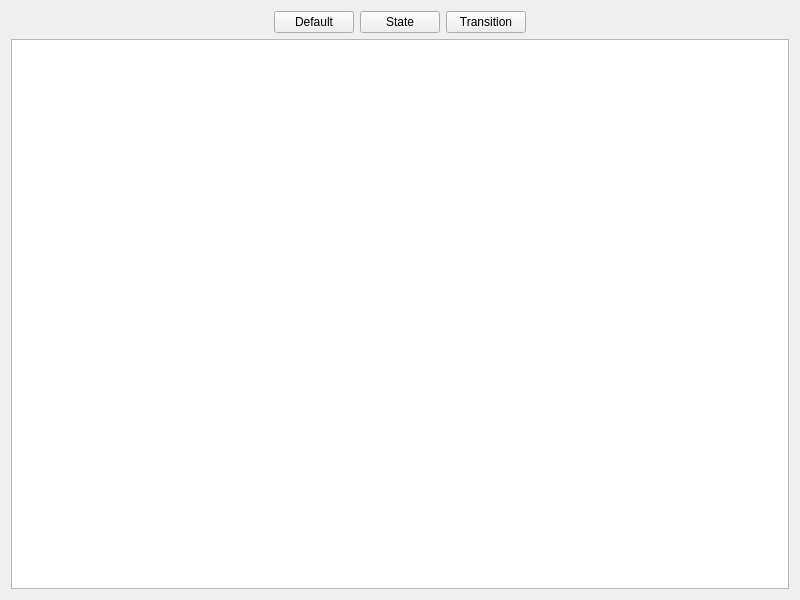
<?xml version="1.0" encoding="UTF-8"?>
<ui version="4.0">
 <class>Graph</class>
 <widget class="QWidget" name="Graph">
  <property name="geometry">
   <rect>
    <x>0</x>
    <y>0</y>
    <width>800</width>
    <height>600</height>
   </rect>
  </property>
  <property name="sizePolicy">
   <sizepolicy hsizetype="MinimumExpanding" vsizetype="MinimumExpanding">
    <horstretch>0</horstretch>
    <verstretch>0</verstretch>
   </sizepolicy>
  </property>
  <property name="windowTitle">
   <string>Graph</string>
  </property>
  <layout class="QVBoxLayout" name="verticalLayout">
   <item>
    <layout class="QHBoxLayout" name="horizontalLayout">
     <item>
      <spacer name="horizontalSpacer_2">
       <property name="orientation">
        <enum>Qt::Horizontal</enum>
       </property>
       <property name="sizeHint" stdset="0">
        <size>
         <width>256</width>
         <height>20</height>
        </size>
       </property>
      </spacer>
     </item>
     <item>
      <widget class="QPushButton" name="defaultButton">
       <property name="sizePolicy">
        <sizepolicy hsizetype="Minimum" vsizetype="Minimum">
         <horstretch>0</horstretch>
         <verstretch>0</verstretch>
        </sizepolicy>
       </property>
       <property name="text">
        <string>Default</string>
       </property>
       <property name="checkable">
        <bool>true</bool>
       </property>
      </widget>
     </item>
     <item>
      <widget class="QPushButton" name="state">
       <property name="sizePolicy">
        <sizepolicy hsizetype="Minimum" vsizetype="Minimum">
         <horstretch>0</horstretch>
         <verstretch>0</verstretch>
        </sizepolicy>
       </property>
       <property name="text">
        <string>State</string>
       </property>
       <property name="checkable">
        <bool>true</bool>
       </property>
      </widget>
     </item>
     <item>
      <widget class="QPushButton" name="link">
       <property name="sizePolicy">
        <sizepolicy hsizetype="Minimum" vsizetype="Minimum">
         <horstretch>0</horstretch>
         <verstretch>0</verstretch>
        </sizepolicy>
       </property>
       <property name="text">
        <string>Transition</string>
       </property>
       <property name="checkable">
        <bool>true</bool>
       </property>
      </widget>
     </item>
     <item>
      <spacer name="horizontalSpacer">
       <property name="orientation">
        <enum>Qt::Horizontal</enum>
       </property>
       <property name="sizeHint" stdset="0">
        <size>
         <width>256</width>
         <height>20</height>
        </size>
       </property>
      </spacer>
     </item>
    </layout>
   </item>
   <item>
    <widget class="QGraphicsView" name="graphicsView">
     <property name="sizePolicy">
      <sizepolicy hsizetype="Expanding" vsizetype="Expanding">
       <horstretch>0</horstretch>
       <verstretch>0</verstretch>
      </sizepolicy>
     </property>
    </widget>
   </item>
  </layout>
 </widget>
 <layoutdefault spacing="6" margin="11"/>
 <resources/>
 <connections/>
</ui>
